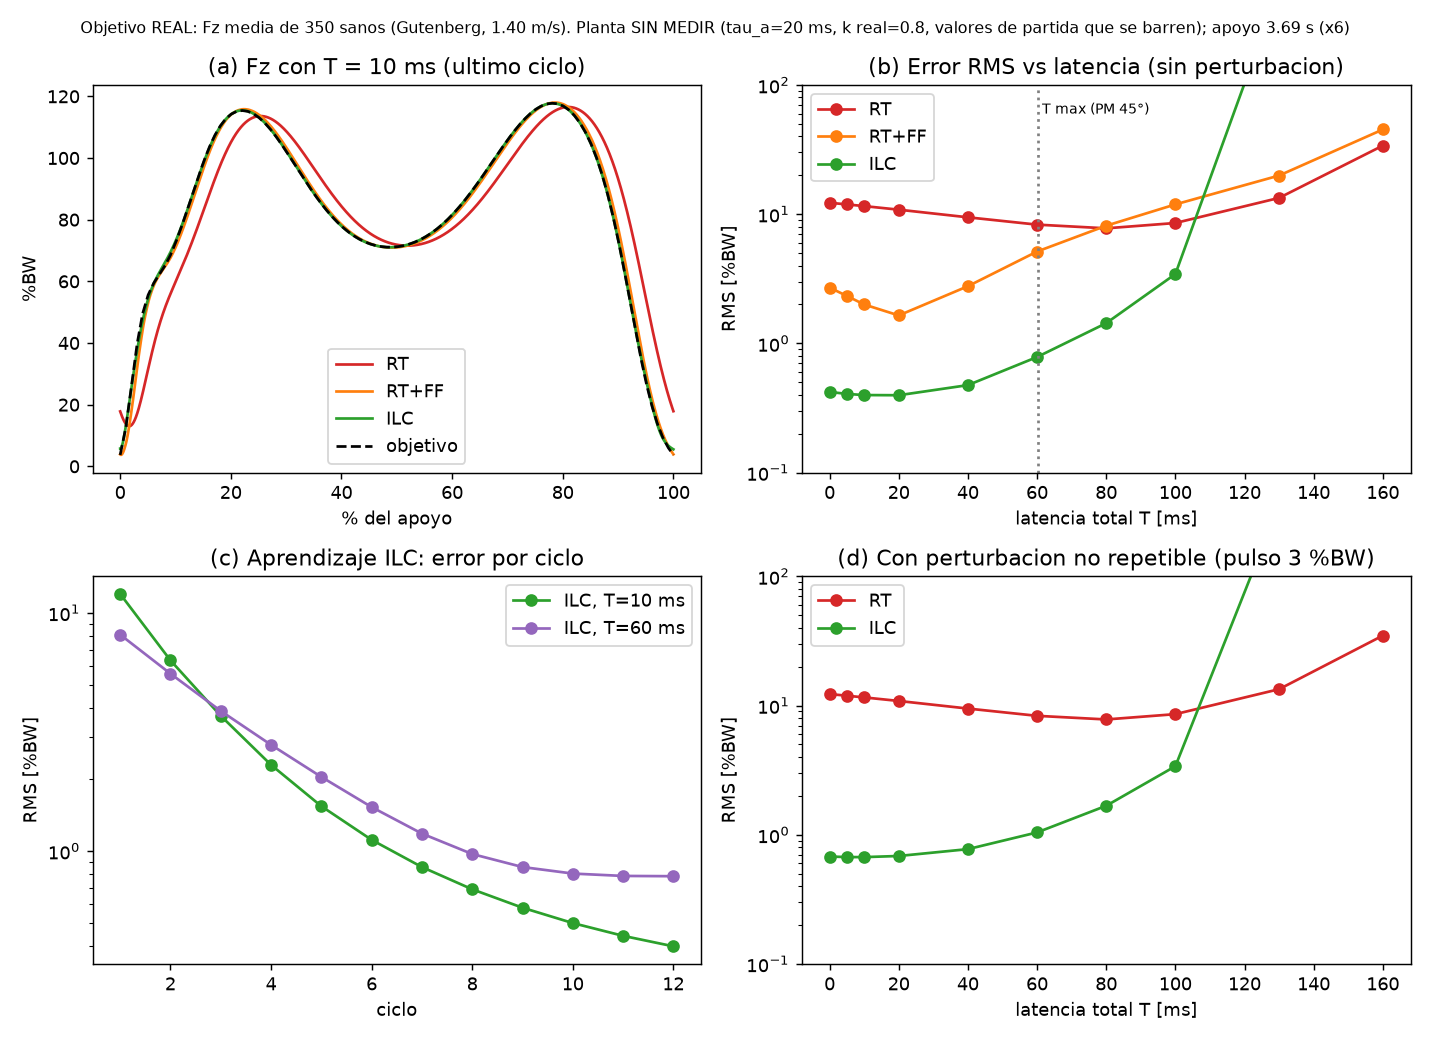

This figure's Python source:
"""Simulacion: control de Fz en tiempo real vs ILC, con la latencia del lazo como variable.

ES UN MODELO CON SUPUESTOS, NO UN MODELO IDENTIFICADO DEL SIMULADOR. Los parametros marcados
(SIN MEDIR) no estan medidos; el objetivo es ver COMO escala el error con la latencia y ordenar
que parametros hay que medir/identificar despues. Lo unico medido es la latencia (ver reportes).

Modelo (un eje, Fz, normalizado en %BW):
    servo (SIN MEDIR):  tau_a * dv/dt = u - v          (velocidad del actuador sigue al comando)
    contacto:          dF/dt = k_real * v + d(t)       (F = rigidez efectiva x desplazamiento)
    medicion:          F_med(t) = F(t - T)             (T = latencia total del lazo, la variable)
Metodos:
    RT     : u = Kp*(Fref - F_med)
    RT+FF  : RT + prealimentacion u_ff = dFref/dt / k_est   (k_est != k_real: error de modelo)
    ILC    : RT + Fcmd = Fref + delta_j ; delta_{j+1} = Q[delta_j + gamma*e_j(t+m)]  (cada ciclo)
d(t): perturbacion NO repetible (pulso aleatorio por ciclo) -> ILC no la puede aprender.
Referencia: curva REAL de Fz (media de 350 sujetos sanos, Gutenberg Gait Database, Horst 2021,
DOI 10.1038/s41597-021-01014-6) en ../referencia_grf/referencia_fz_gutenberg.csv (ver extraer_referencia_gutenberg.py).
Ya no hay forma inventada. Duracion del apoyo = 0.615 s medidos en esa misma base x6. Siguen SIN medir: tau_a, k_real -> se barren (sensibilidad), NO son datos.
"""
import os
import sys
import numpy as np
import matplotlib
matplotlib.use("Agg")
import matplotlib.pyplot as plt

DT = 0.0005
TC = 3.69           # DATO: apoyo medio 0.615 s (Gutenberg, 350 sanos, ../referencia_grf/duracion_apoyo_gutenberg.py) x 6 (factor confirmado por Luis)
TAU_A = 0.02        # SIN MEDIR: valor de partida, se barre (10-50 ms)
K_REAL, K_EST = 0.8, 1.0   # SIN MEDIR: valor de partida, se barre (0.5-1.5); k_est=1 es la rigidez que usa el modelo
KP = 10.0           # ganancia de lazo (1/s)
GAMMA = 0.5


_REF_DIR = os.path.join(os.path.dirname(os.path.abspath(__file__)), "..", "referencia_grf")
# Referencia seleccionable (todas REALES): "gutenberg" (1.40 m/s, 350 sanos, suelo) o "T01".."T08" (Fukuchi 2018, cinta, 24 jovenes).
# 'tc' = duracion del apoyo x 6; 'tc_sens' = tres valores para el barrido de sensibilidad (ver notas de cada fuente).
CFG = {"ref": "gutenberg", "tc": TC, "tc_sens": (2.92, 3.69, 4.76),   # Gutenberg: rango REAL entre sujetos 0.487-0.793 s x 6
       "etiqueta": "Fz media de 350 sanos (Gutenberg, 1.40 m/s)", "sufijo": ""}


def usar_referencia(nombre):
    """Cambia la referencia a una curva real de Fukuchi (T01..T08): apoyo medio x 6 y barrido +-1 DE entre sujetos."""
    import re
    CFG["ref"] = nombre
    for l in open(os.path.join(_REF_DIR, "resumen_velocidad_fukuchi.txt")):
        m = re.match(rf"{nombre}: velocidad ([\d.]+) m/s .*?apoyo ([\d.]+) s \(DE ([\d.]+)\)", l)
        if m:
            v, ap, de = float(m.group(1)), float(m.group(2)), float(m.group(3))
            CFG.update(tc=round(ap * 6, 2), tc_sens=(round((ap - de) * 6, 2), round(ap * 6, 2), round((ap + de) * 6, 2)),
                       etiqueta=f"Fz media de 24 jovenes sanos (Fukuchi, cinta, {v:.2f} m/s)", sufijo=f"_{nombre}")
            return
    raise SystemExit(f"Referencia {nombre} no encontrada en resumen_velocidad_fukuchi.txt")


def referencia(n):
    """Fz objetivo en %BW (curva real de 101 puntos interpolada a n muestras, 0 % -> 100 % del apoyo)."""
    p = np.arange(n) / n
    if CFG["ref"] == "gutenberg":
        d = np.genfromtxt(os.path.join(_REF_DIR, "referencia_fz_gutenberg.csv"), delimiter=",", skip_header=1)
        return np.interp(p, d[:, 0] / 100.0, d[:, 1] * 100.0)
    d = np.genfromtxt(os.path.join(_REF_DIR, "curva_vs_velocidad_fukuchi.csv"), delimiter=",", names=True)
    return np.interp(p, d["pct_apoyo"] / 100.0, d[f"{CFG['ref']}_Fz_BW_media"] * 100.0)


def suavizar(x, n):  # filtro de fase cero (Q del ILC)
    w = np.hanning(n); w /= w.sum()
    pad = np.r_[x[::-1][-n:], x, x[::-1][:n]]
    return np.convolve(pad, w, "same")[n:-n]


def simular(metodo, T, n_ciclos, kp=KP, perturb=False, seed=0, tau=TAU_A, k_real=K_REAL, tc=None):
    rng = np.random.default_rng(seed)
    tc = CFG["tc"] if tc is None else tc
    n = int(tc / DT)
    ref = referencia(n)
    dref = np.gradient(ref, DT)
    nd = int(round(T / DT))
    delta = np.zeros(n)
    m = int(round((T + 1.0 / kp) / DT))
    F = v = 0.0
    cola = [0.0] * (nd + 1)
    rms, ultimo = [], None
    for j in range(n_ciclos):
        d = np.zeros(n)
        if perturb:
            i0 = int(rng.uniform(0.3, 0.6) * n); d[i0:i0 + int(0.1 / DT)] = rng.choice([-1, 1]) * 30.0
        Ft = np.empty(n)
        for i in range(n):
            cola.append(F); Fm = cola.pop(0)
            fcmd = ref[i] + (delta[i] if metodo == "ILC" else 0.0)
            u = kp * (fcmd - Fm)
            if metodo == "RT+FF":
                u += dref[i] / K_EST
            v += DT * (u - v) / tau
            F += DT * (k_real * v + d[i])
            Ft[i] = F
            if abs(F) > 1e4:
                return np.full(n_ciclos, np.inf), None, ref
        e = ref - Ft
        rms.append(np.sqrt(np.mean(e ** 2)))
        if metodo == "ILC":
            e_adel = np.r_[e[m:], np.zeros(m)]
            delta = suavizar(delta + GAMMA * e_adel, int(0.1 / DT))
        ultimo = Ft
    return np.array(rms), ultimo, ref


def margen_fase_Tmax(kp=KP, tau=TAU_A, pm_deg=45):
    w = np.linspace(1e-3, 200, 200000)
    wgc = w[np.argmin(np.abs(kp / (w * np.sqrt(1 + (w * tau) ** 2)) - 1))]
    return max(0.0, (np.deg2rad(90 - pm_deg) - np.arctan(wgc * tau)) / wgc), wgc


if __name__ == "__main__":
    if len(sys.argv) > 1:
        usar_referencia(sys.argv[1])
    Ts = np.array([0, 5, 10, 20, 40, 60, 80, 100, 130, 160]) / 1000
    NC = 12
    res = {"RT": [], "RT+FF": [], "ILC": [], "ILC+pert": [], "RT+pert": []}
    for T in Ts:
        res["RT"].append(simular("RT", T, 3)[0][-1])
        res["RT+FF"].append(simular("RT+FF", T, 3)[0][-1])
        res["ILC"].append(simular("ILC", T, NC)[0][-1])
        res["RT+pert"].append(np.mean(simular("RT", T, 6, perturb=True, seed=1)[0][2:]))
        res["ILC+pert"].append(np.mean(simular("ILC", T, NC, perturb=True, seed=1)[0][-4:]))
    tmax, wgc = margen_fase_Tmax()
    print("Latencia maxima con margen de fase >= 45 grados (analitico, tau_a=20 ms):")
    for kp in (2, 5, 10, 20, 40, 80):
        t, w = margen_fase_Tmax(kp)
        print(f"   Kp={kp:3d} 1/s -> ancho de banda de lazo {w/(2*np.pi):5.2f} Hz, T max = {t*1e3:6.1f} ms")
    print(f"Kp={KP} 1/s, tau={TAU_A*1e3:.0f} ms: wgc={wgc:.1f} rad/s; T max con margen de fase 45 deg = {tmax*1e3:.0f} ms")
    print(f"Referencia: {CFG['etiqueta']}; apoyo x6 = {CFG['tc']} s")
    print("RMS del error [%BW] (referencia pico ~100 %BW), ultimo ciclo:")
    print("T[ms] " + " ".join(f"{k:>9}" for k in res))
    for i, T in enumerate(Ts):
        print(f"{T*1e3:5.0f} " + " ".join(("  inestable" if not np.isfinite(res[k][i]) else f"{res[k][i]:9.2f}") for k in res))
    for k in res:
        res[k] = [x if np.isfinite(x) else np.nan for x in res[k]]

    print("\nSENSIBILIDAD a parametros NO medidos (T=10 ms, Kp=10): RMS ultimo ciclo [%BW] RT / ILC")
    print("  tau_a[ms]  k_real |   RT    ILC")
    for tau in (0.01, 0.02, 0.05):
        for kr in (0.5, 0.8, 1.0, 1.5):
            r1 = simular("RT", 0.010, 3, tau=tau, k_real=kr)[0][-1]
            r2 = simular("ILC", 0.010, NC, tau=tau, k_real=kr)[0][-1]
            f = lambda x: "inestable" if not np.isfinite(x) else f"{x:6.2f}"
            print(f"  {tau*1e3:8.0f}  {kr:6.1f} | {f(r1):>9} {f(r2):>9}")

    # --- k_real MEDIDO de verdad (Ensayo A, 2026-11-05, 1 protesis): talon 26.4,
    # plana 23.0, punta 2.4 N/mm. K_RATIO = k_real / k_asumido (k_asumido = talon,
    # 26.4 N/mm, la eleccion conservadora de la Etapa 1, ver
    # reportes/2026-11-06_analisis_ganancia_fz_conservadora.md). Reemplaza el barrido
    # de k_real INVENTADO (0.5-1.5) de arriba por las 3 condiciones REALES de pie.
    K_MEDIDO_N_MM = {"talon (+11.14 deg)": 26.4, "plana (0 deg)": 23.0, "punta (-37.3 deg)": 2.4}
    K_ASUMIDO_ETAPA1 = K_MEDIDO_N_MM["talon (+11.14 deg)"]  # decision 2026-11-06
    print("\nCon k REAL medido (Ensayo A, 1 protesis; k_asumido = talon = 26.4 N/mm, decision Etapa 1):")
    print(f"  (T=10 ms, Kp={KP:.0f}): RMS ultimo ciclo [%BW] RT / ILC")
    for tau in (0.01, 0.02, 0.05):
        for nombre, k_n_mm in K_MEDIDO_N_MM.items():
            ratio = k_n_mm / K_ASUMIDO_ETAPA1
            r1 = simular("RT", 0.010, 3, tau=tau, k_real=ratio)[0][-1]
            r2 = simular("ILC", 0.010, NC, tau=tau, k_real=ratio)[0][-1]
            f = lambda x: "inestable" if not np.isfinite(x) else f"{x:6.2f}"
            print(f"  tau={tau*1e3:3.0f} ms  {nombre:<20} ratio={ratio:5.3f} | {f(r1):>9} {f(r2):>9}")
    print("SENSIBILIDAD a la duracion del apoyo (tau=20 ms, k=0.8, T=10 ms): RMS RT / ILC")
    for tc in CFG["tc_sens"]:
        print(f"  apoyo {tc:.2f} s | {simular('RT', 0.010, 3, tc=tc)[0][-1]:6.2f} {simular('ILC', 0.010, NC, tc=tc)[0][-1]:6.2f}")
    fig, ax = plt.subplots(2, 2, figsize=(11, 8))
    p = np.arange(int(CFG["tc"] / DT)) / int(CFG["tc"] / DT) * 100
    for met, c in (("RT", "tab:red"), ("RT+FF", "tab:orange"), ("ILC", "tab:green")):
        r, F, ref = simular(met, 0.010, NC if met == "ILC" else 3)
        ax[0, 0].plot(p, F, c, label=met)
    ax[0, 0].plot(p, ref, "k--", label="objetivo"); ax[0, 0].set_title("(a) Fz con T = 10 ms (ultimo ciclo)")
    ax[0, 0].set_xlabel("% del apoyo"); ax[0, 0].set_ylabel("%BW"); ax[0, 0].legend()
    for k, c, ls in (("RT", "tab:red", "-"), ("RT+FF", "tab:orange", "-"), ("ILC", "tab:green", "-")):
        ax[0, 1].plot(Ts * 1e3, res[k], c, ls=ls, marker="o", label=k)
    ax[0, 1].axvline(tmax * 1e3, color="gray", ls=":"); ax[0, 1].text(tmax * 1e3, 60, " T max (PM 45°)", fontsize=8)
    ax[0, 1].set_yscale("log"); ax[0, 1].set_ylim(0.1, 100); ax[0, 1].set_title("(b) Error RMS vs latencia (sin perturbacion)")
    ax[0, 1].set_xlabel("latencia total T [ms]"); ax[0, 1].set_ylabel("RMS [%BW]"); ax[0, 1].legend()
    for T, c in ((0.010, "tab:green"), (0.060, "tab:purple")):
        ax[1, 0].plot(range(1, NC + 1), simular("ILC", T, NC)[0], c, marker="o", label=f"ILC, T={T*1e3:.0f} ms")
    ax[1, 0].set_yscale("log"); ax[1, 0].set_title("(c) Aprendizaje ILC: error por ciclo"); ax[1, 0].set_xlabel("ciclo"); ax[1, 0].set_ylabel("RMS [%BW]"); ax[1, 0].legend()
    for k, c in (("RT+pert", "tab:red"), ("ILC+pert", "tab:green")):
        ax[1, 1].plot(Ts * 1e3, res[k], c, marker="o", label=k.replace("+pert", ""))
    ax[1, 1].set_yscale("log"); ax[1, 1].set_ylim(0.1, 100); ax[1, 1].set_title("(d) Con perturbacion no repetible (pulso 3 %BW)"); ax[1, 1].set_xlabel("latencia total T [ms]"); ax[1, 1].set_ylabel("RMS [%BW]"); ax[1, 1].legend()
    fig.suptitle(f"Objetivo REAL: {CFG['etiqueta']}. Planta SIN MEDIR (tau_a=20 ms, k real=0.8, valores de partida que se barren); apoyo {CFG['tc']:.2f} s (x6)", fontsize=9)
    fig.tight_layout(); fig.savefig(f"control/simulacion/rt_vs_ilc_latencia{CFG['sufijo']}.png", dpi=130)

    # --- Figura con el k REAL medido (Ensayo A), reemplaza el barrido inventado ---
    fig2, ax2 = plt.subplots(figsize=(7, 4.5))
    x = np.arange(len(K_MEDIDO_N_MM))
    anchos = 0.25
    for j, tau in enumerate((0.01, 0.02, 0.05)):
        rt_vals, ilc_vals = [], []
        for k_n_mm in K_MEDIDO_N_MM.values():
            ratio = k_n_mm / K_ASUMIDO_ETAPA1
            rt_vals.append(simular("RT", 0.010, 3, tau=tau, k_real=ratio)[0][-1])
            ilc_vals.append(simular("ILC", 0.010, NC, tau=tau, k_real=ratio)[0][-1])
        ax2.bar(x + (j - 1) * anchos, ilc_vals, anchos, label=f"ILC, tau={tau*1e3:.0f} ms",
                color=plt.cm.Greens(0.4 + j * 0.25))
    ax2.set_xticks(x); ax2.set_xticklabels(K_MEDIDO_N_MM.keys())
    ax2.set_ylabel("RMS error [%BW], ultimo ciclo"); ax2.set_yscale("log")
    ax2.set_title(f"ILC con k REAL medido (Ensayo A, 1 protesis), k_asumido=talon={K_ASUMIDO_ETAPA1} N/mm\n"
                   f"T=10 ms, Kp={KP:.0f} 1/s -- tau_a SIN MEDIR, se barre", fontsize=9)
    ax2.legend(fontsize=8)
    fig2.tight_layout()
    fig2.savefig("control/simulacion/rt_vs_ilc_k_real_medido.png", dpi=130)
    print("Figura guardada: control/simulacion/rt_vs_ilc_k_real_medido.png")
